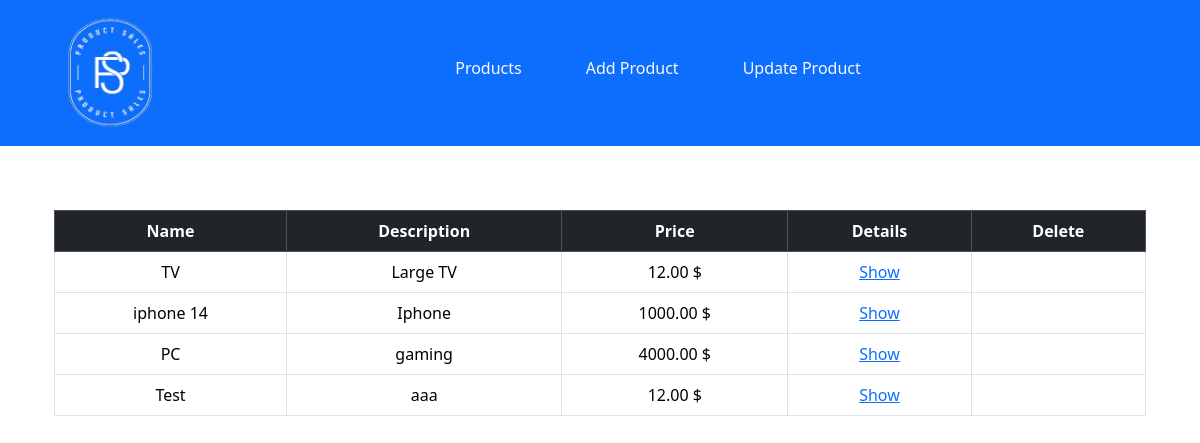
The page /items/products (signed in) on the database its author committed.
### projectApp/models.py (models this page shows, shortened)
class Product(models.Model):
    name = models.CharField( max_length=200)
    description = models.CharField(max_length=200)
    price = models.DecimalField(max_digits=100, decimal_places=2)
    users = models.ManyToManyField(User, through='Purchase')
    image = models.CharField(max_length=30 , null=True , default="https://placehold.co/500x300")

### projectApp/views.py (the view)
# urls.py: path('items/products',views.products, name='products'),
@login_required
def products(request):
   products = prodcutModel.objects.all()
   return render(request, 'projectApp/products.html',{'products': products})

### projectApp/templates/projectApp/products.html (shortened to what this page needs)
{% extends 'projectApp/base.html' %} {% block content %}
<div class="container mt-3">
  {% load bootstrap_icons %}
  <table class="table table-bordered mr-5 table-hover">
    <thead class="table-dark">
      <th>Name</th>
      <th>Description</th>
      <th>Price</th>
      <th>Details</th>
      <th>Delete</th>
    </thead>
    {% for product in products %}
    <tr>
      <td>{{ product.name }}</td>
      <td>{{ product.description }}</td>
      <td>{{ product.price }} $</td>
      <td><a href="{% url 'product' product.id %}">Show</a></td>
      <td>
      </td>
    </tr>
    {% endfor %}
  </table>
</div>
{% endblock %}

### rows shown on the page
Product: name "TV", description "Large TV", price "12.00"
Product: name "iphone 14", description "Iphone", price "1000.00"
Product: name "PC", description "gaming", price "4000.00"
Product: name "Test", description "aaa", price "12.00"
